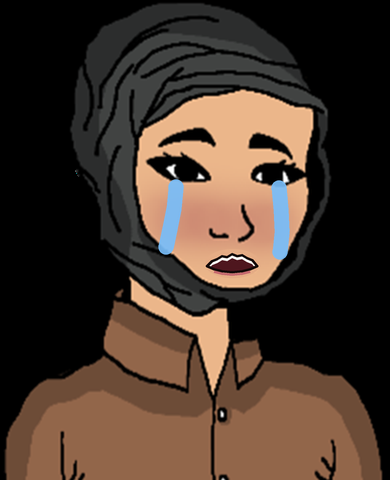
#> input picture assets/kit/anne_basortulu2/agliyor.png, 390 x 480 px
$ python -i uret.py   (imports and definitions only)
#> lines starting #> are read from the running program, lines starting #| are printed output that depends on the picture; after the words box and inside, x2 and y2 are one past the last pixel; in counts of white or black regions, pixels touching at a corner belong together; pictures that were not available may be replaced by others from this repository, and a replacement may not be noted
#!/usr/bin/env python3
"""anne_basortulu2 kitini kaynaktan yeniden üretir (kit.json'daki açıklamaya bakın).

    python assets/kit/anne_basortulu2/uret.py

1. Kaynak (anne): wojakland "Blushing Hijab Wojak" (458x538 RGBA, büyütme yok),
   `python tools/wojak_site.py get wl:blushing_hijab_wojak.png --out-dir episodes/van-depremi-azra-bebek/chars
   --name anne_hijab_kaynak` ile indirildi. Kanalın C3De/C2Fr kadınıyla aynı aile: yumuşak gölgeli, dökümlü
   açık başörtüsü, kirpikli anime gözler, görünen saç çizgisi, dişleri görünen aralık ağız.
2. Düzeltmeler: boyun zinciri (choker) ve asma kilitli kolye silinir; yanak allığı %80 azaltılır (gülümseme yok);
   pembe üst -> kahverengi örgü (#6B4A2E, C3De'deki hırka); başörtüsü ve gömlek hafif krem tona çekilir;
   büst kırpımı (göğüs altı kesilir).
   Yön: kaynak zaten 3/4 SAĞA dönük (burun yüz ortasının sağında, sağ göz sağ kontura yakın; kanalın
   C3De/C2Fr kadını da aynı açıda, solda durup içeri bakıyor) -> aynalanmaz, 'right' kaydedilir. Renderer
   sol tarafta aynalamaz; sağ tarafta kullanılırsa kendisi aynalar.
3. Kucaktaki bebek (hazır çizim): wojakland "Redhead Tradwife with Baby Wojak" içindeki askılı bezde uyuyan
   yenidoğan + onu tutan el (bkz. bebek_katmani); üç varyantta da aynı yerde (kutu sabit).
4. tek_gozyasi: tools/kit_varyant.py ile (kit.json 'variants'); agliyor: iki gözden kalın yaş + açık, titreyen ağız.
5. Ten (son adım, her PNG'de ayrı): yüz, boyun ve bebeği tutan el kanalın kadını gibi şeftali (ten_rengi()).
"""

from __future__ import annotations

import json
import sys
from pathlib import Path

import numpy as np
from PIL import Image, ImageDraw, ImageFilter

KIT = Path(__file__).resolve().parent
ROOT = KIT.parent.parent.parent
sys.path.insert(0, str(ROOT / "tools"))
sys.path.insert(0, str(ROOT))
import kit_varyant  # noqa: E402
from wojak import facing  # noqa: E402

CHARS = ROOT / "episodes" / "van-depremi-azra-bebek" / "chars"
SRC = CHARS / "anne_hijab_kaynak.png"      # wojakland blushing_hijab_wojak.png
BEBEK_SRC = CHARS / "bebek_kucak_kaynak.png"  # wojakland redhead_tradwife_with_baby_wojak.png
CROP_H = 490                                # büst: bu satırın altı kesilir (alt kenar düz ve opak kalır)
BROWN = np.array((107, 74, 46), np.float32)  # #6B4A2E, C3De'deki kahverengi örgü
WARM = np.array((1.0, 0.975, 0.935), np.float32)  # başörtüsü/gömlek: soğuk gri -> krem (C3De/C2Fr)
DEBLUSH = 0.80
HAIR = np.array((78, 58, 46), np.float32)       # görünen saç (kaynakta düz gri)
SAC_TOHUM = (305, 40)                           # gri alanın içinden bir nokta
BOYUN_TOHUM = (230, 280)                        # çene çizgisinin altındaki boyun (beyaz)
BOYUN_SAG_TOHUM = (282, 271)                    # dikey boyun çizgisinin sağında kalan küçük beyaz cep


def _lum(a: np.ndarray) -> np.ndarray:
    return 0.299 * a[..., 0] + 0.587 * a[..., 1] + 0.114 * a[..., 2]


def _cene_y(x: int) -> float:
    """Çene çizgisinin beklenen y'si (kaynakta ölçüldü: (188,212) -> (240,262) -> (272,268))."""
    return 212 + (x - 188) * 50 / 52 if x <= 240 else 262 + (x - 240) * 6 / 32


# [138 lines left out: functions zincir_sil, allik_azalt, _knit, ust_kahve, sicak_ton, sac and 3 more, not called in this run]


# ---- ten rengi -----------------------------------------------------------------------------------------
# Kanalın kadını (C3DeLN1sU7O, C2FriLUM2DR) şeftali tenli: yanak ölçüldü (247-253, 202-208, 161-163).
# Saf beyaz yüz, gölgeli başörtüsünün yanında "maske" gibi okunuyordu. Son adım olarak (üç PNG'nin her
# birinde ayrı ayrı; varyantlar boyanmamış tabandan üretilir, çift boyama olmaz) yüz, boyun ve bebeği tutan el
# bu renkle ÇARPILIR: gölge ve çizgiler korunur. Mavi gözyaşı (doygunluk >= 40), çizgiyle kapalı beyaz diş
# bandı ve bebek (beyaz, ayrı alan) dışarıda kalır; alfa değişmez (kutu aynı).
TEN = np.array((252, 207, 163), np.float32) / 255.0
YUZ_TOHUM = [(270, 100), (250, 200), (300, 250), (230, 240),
             (337, 185)]                                # agliyor: kalın sağ gözyaşının sağında kalan yanak şeridi
EL_TOHUM = [(300, 455), (380, 440)]                     # bebeği tutan el (bebek katmanıyla gelen)


# [27 lines left out: functions _dolgu, ten_rengi, not called in this run]


# ---- kucaktaki bebek (hazır çizim) ---------------------------------------------------------------------
# wojakland "Redhead Tradwife with Baby Wojak": kızıl saçlı annenin göğsündeki askılı bezde (sling) uyuyan
# yenidoğan (gözleri kapalı, yeşil örgü bere) ve onu tutan beyaz el. Annenin göğsü/boynu, omuz askısı, somon
# elbise ve çiçekli kol silinir; kalan bez + bebek + el kendi çizgileriyle (kod çizimi yok) bu annenin göğsüne,
# bebeğin başı kadrajın içine (sağa) bakacak şekilde konur. Bezin sol ucu annenin krem gömleğinin altına girer
# (gömleğin kenarı doğal sınır; düz kesik kenar görünmez), alt kısmı büst kırpımıyla kesilir.
BEBEK = {"olcek": 0.47, "yuz_x": 335, "yuz_y": 366}   # bebek yüzünün merkezi (anne görselinde, kırpım sonrası)
# askı bezi: kaynaktaki düz haki (161,148,116) krem başörtüsüne çok yakın kalıyordu (telefonda bebek ayrışmıyordu);
# daha koyu, sıcak bir kanvas tonuna çarpılır. Yalnız bebek katmanındaki haki pikseller (bez ve onun siyaha
# yumuşayan kenarları, aynı ton oranıyla); bebek, bere, el, çizgiler ve alfa aynı kalır.
ASKI_KAYNAK = np.array((161, 148, 116), np.float32)
ASKI_HEDEF = np.array((138, 118, 90), np.float32)
BEBEK_KUTU = (262, 600, 980, 1180)                     # kaynakta bez + bebek + el
BEBEK_YUZ = (705, 710)                                 # kaynakta bebek yüzünün merkezi
# kaynakta silinecek bölge: kızıl annenin göğsü/boynu ve omuz askısı (bebeğin başının üstü ve solu)
BEBEK_SIL = [(240, 590), (725, 590), (712, 630), (690, 650), (662, 690), (644, 712), (612, 713), (590, 718),
             (572, 731), (556, 752), (541, 775), (536, 800), (470, 817), (300, 860), (270, 866), (240, 870)]
GOMLEK_X, GOMLEK_Y = 163, 433                          # krem gömleğin kahverengi örgüyle sınırı (sol kenar, üst)


# [12 lines left out: function aski_koyulastir, not called in this run]


def bebek_katmani() -> Image.Image:
    im = Image.open(BEBEK_SRC).convert("RGBA")
    a = np.array(im).astype(np.float32)
    r, g, b, al = a[..., 0], a[..., 1], a[..., 2], a[..., 3]
    somon = (r > 200) & (g > 130) & (g < 205) & (b > 110) & (b < 190) & (r - b > 45)
    sil = Image.new("L", im.size, 0)
    ImageDraw.Draw(sil).polygon(BEBEK_SIL, fill=255)
    sil = np.array(sil) > 0
    # çiçekli kol: bezin siyah sol kenar çizgisinin solu (satır satır)
    lum = _lum(a)
    kol = np.zeros_like(sil)
    for y in range(860, 1180):
        idx = np.where(lum[y, 255:300] < 70)[0]
        if len(idx):
            kol[y, :255 + idx[0]] = True
    a[..., 3] = np.where(somon | sil | kol, 0, al)
    # yanakta hafif pembe allık (kanalın kadın/çocuk ailesi gibi), çarpma karışımı
    yy, xx = np.mgrid[0:a.shape[0], 0:a.shape[1]]
    w = 0.22 * np.exp(-(((xx - 726) / 15.0) ** 2 + ((yy - 738) / 11.0) ** 2))
    pembe = np.array((255, 196, 200), np.float32) / 255.0
    beyaz = (lum > 200)[..., None]
    a[..., :3] = np.where(beyaz, a[..., :3] * (1 - w[..., None] * (1 - pembe)), a[..., :3])
    a = aski_koyulastir(a)
    out = Image.fromarray(np.clip(a, 0, 255).astype(np.uint8)).crop(BEBEK_KUTU)
    s = BEBEK["olcek"]
    return out.resize((round(out.width * s), round(out.height * s)), Image.LANCZOS)


def ile_bebek(im: Image.Image) -> Image.Image:
    """Bebeği anneye yerleştirir; bezin sol ucu krem gömleğin altına girer. Alfa = anne ∪ bebek
    (üç varyant da bu görselden türediği için kutu üçünde aynı)."""
    bl = bebek_katmani()
    s = BEBEK["olcek"]
    x0 = round(BEBEK["yuz_x"] - (BEBEK_YUZ[0] - BEBEK_KUTU[0]) * s)
    y0 = round(BEBEK["yuz_y"] - (BEBEK_YUZ[1] - BEBEK_KUTU[1]) * s)
    lay = Image.new("RGBA", im.size, (0, 0, 0, 0))
    lay.paste(bl, (x0, y0), bl)
    out = im.copy()
    out.alpha_composite(lay)
    ta = np.array(im)
    kahve = (ta[..., 0].astype(int) - ta[..., 2] > 35) & (ta[..., 0] < 170) & (ta[..., 1] < 120)
    yy, xx = np.mgrid[0:im.height, 0:im.width]
    on = (ta[..., 3] > 0) & ~kahve & (xx < GOMLEK_X) & (yy >= GOMLEK_Y)
    oa = np.array(out)
    oa[on] = ta[on]
    return Image.fromarray(oa)


# ---- ağlayan gözler (yalnız agliyor) -------------------------------------------------------------------
# [16 lines left out: function goz_aki_kizar, not called in this run]


# ---- ağlayan ağız --------------------------------------------------------------------------------------
SS = 4


# [78 lines left out: functions _egri, acik_agiz, main, not called in this run]


# [2 lines not run here, left out]

>>> import cv2
>>> picture = cv2.imread('agliyor.png', cv2.IMREAD_GRAYSCALE)
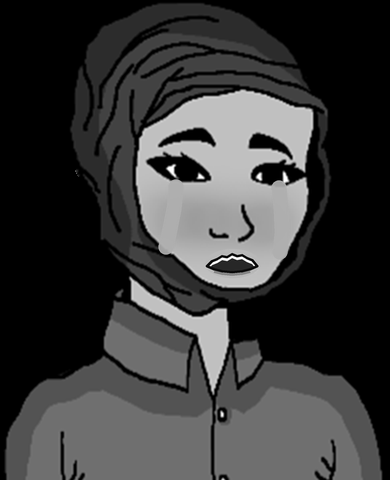
#> picture: shape (480, 390); min 0, max 255, mean 56.6
>>> result = ile_bebek(picture)
#> in bebek_katmani, `im = Image.open(BEBEK_SRC).convert("RGBA")`:
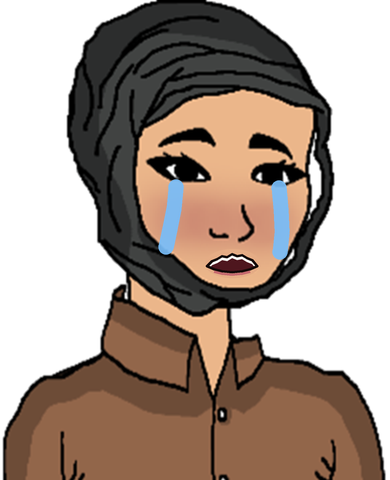
#> im: PIL image 390x480 RGBA; mean R, G, B, A 69, 53.5, 43.2, 156; transparent parts drawn white
#> in bebek_katmani, `r, g, b, al = a[..., 0], a[..., 1], a[..., 2], a[..., 3]`:
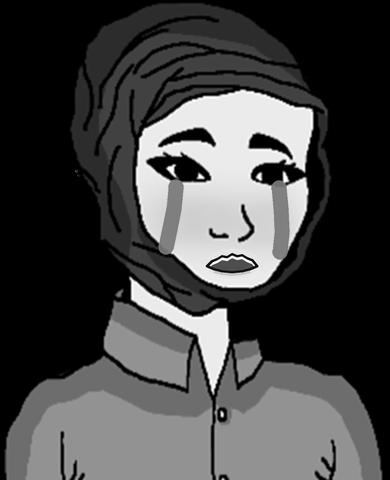
#> r: shape (480, 390) float32; min 0, max 255, mean 69
#> in bebek_katmani, `r, g, b, al = a[..., 0], a[..., 1], a[..., 2], a[..., 3]`:
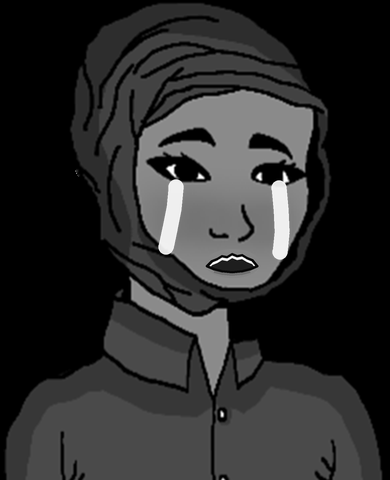
#> b: shape (480, 390) float32; min 0, max 255, mean 43.2
#> in bebek_katmani, `r, g, b, al = a[..., 0], a[..., 1], a[..., 2], a[..., 3]`:
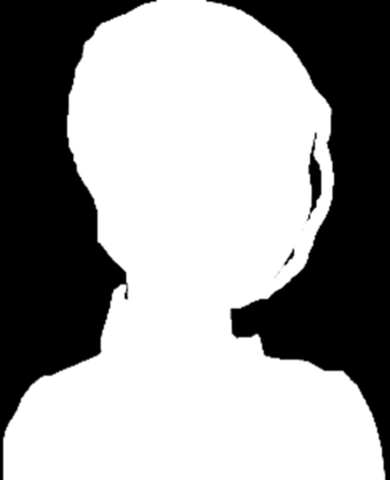
#> al: shape (480, 390) float32; min 0, max 255, mean 156
#> in bebek_katmani, `somon = (r > 200) & (g > 130) & (g < 205) & (b > 110) & (b < 190) & (r..`:
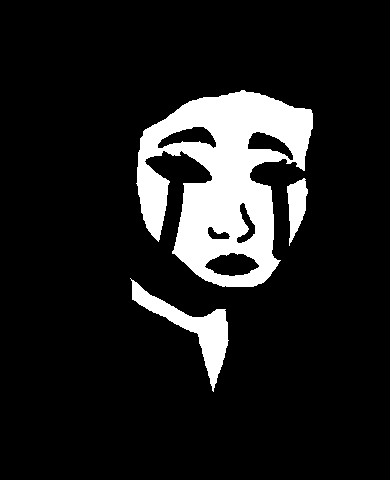
#> somon: shape (480, 390) bool; 12% white; 3 white regions, box (x1, y1, x2, y2) and area: (136, 90, 313, 287) 18877, (130, 278, 229, 392) 2716, (287, 178, 308, 246) 836
#> in bebek_katmani, `sil = Image.new("L", im.size, 0)`: sil: PIL image 390x480 L; every value is 0
#> (the run stopped early here; a loop or call above may not have finished)

$ run again, on episodes/ankara-elci-vagonlari/img/r2_kanit_bugun_ankara_anitkabir.jpg
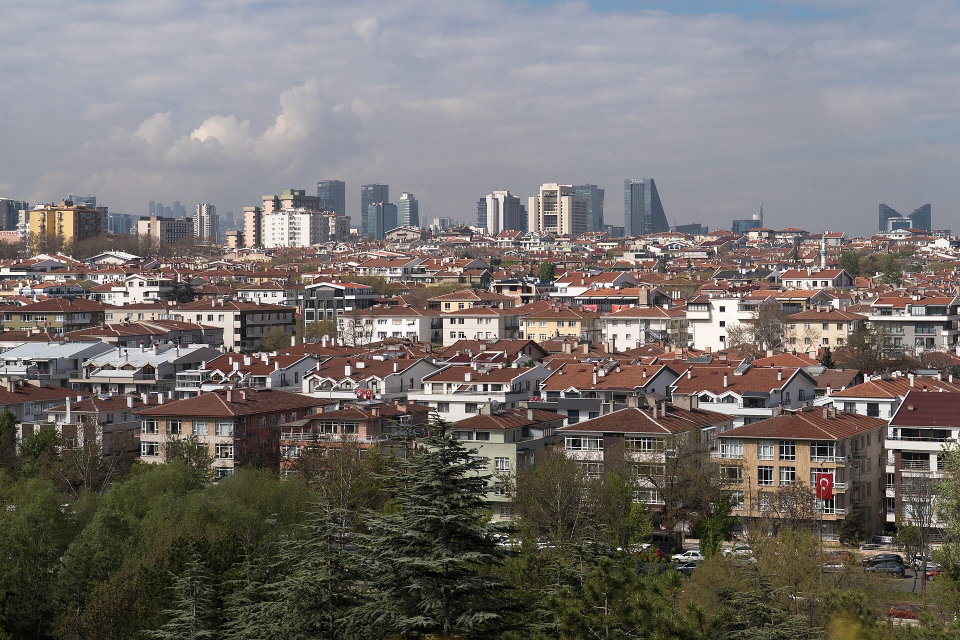
#> input picture episodes/ankara-elci-vagonlari/img/r2_kanit_bugun_ankara_anitkabir.jpg, 1920 x 1280 px (shown at 1/2 size)
#> in bebek_katmani, `somon = (r > 200) & (g > 130) & (g < 205) & (b > 110) & (b < 190) & (r..`:
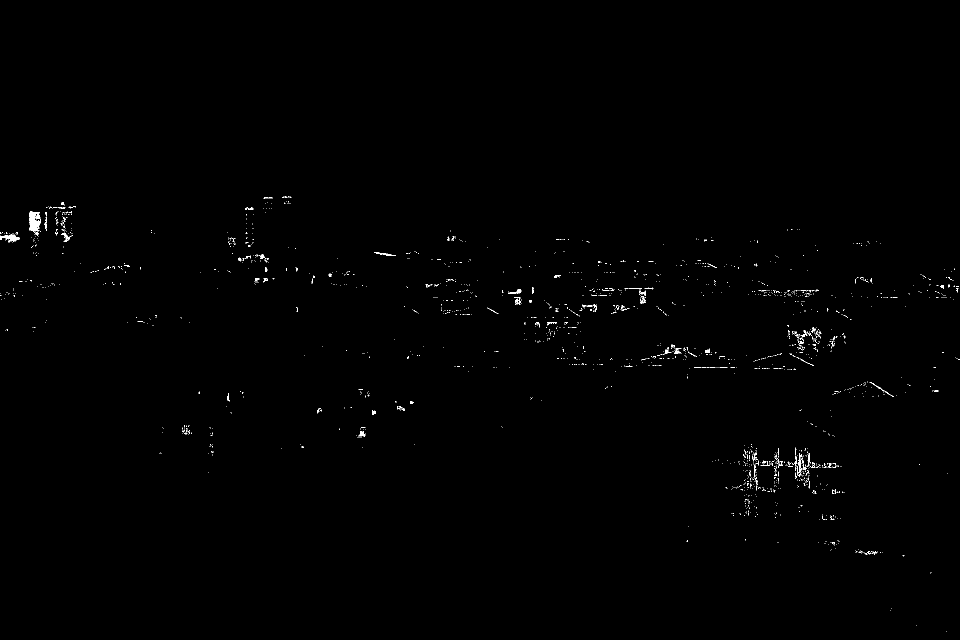
#> somon: shape (1280, 1920) bool (shown at 1/2 size); 0.34% white in thin lines or dots, all inside (x1, y1, x2, y2) = (0, 392, 1920, 1264)
#> the loop in bebek_katmani, `for y in range(860, 1180):` made 320 passes
#> idx on passes 7 to 9: [0, 1, 7, 8, 9, 10, 11, 12, 24], [0, 2, 3, 5, 6, 7, 10, 11, 12, 13, 22, 23, 24, 30], [0, 2, 3, 5, 6, 9, 10, 11, 12, 13]
#> beyaz: shape (1280, 1920, 1) bool; 5.9% white; 7721 white regions (6972 under 20 px), largest, box (x1, y1, x2, y2) and area: (1389, 599, 1506, 705) 6109, (886, 638, 997, 693) 3779, (523, 400, 589, 499) 3755
#> in bebek_katmani, `return out.resize((round(out.width * s), round(out.height * s)), Image..`:
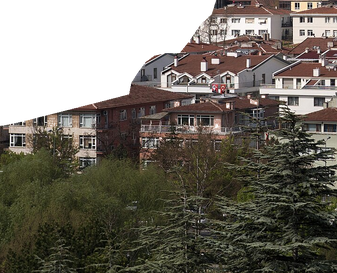
#> returned value: PIL image 337x273 RGBA; mean R, G, B, A 65.2, 60.4, 51, 203.4; transparent parts drawn white
